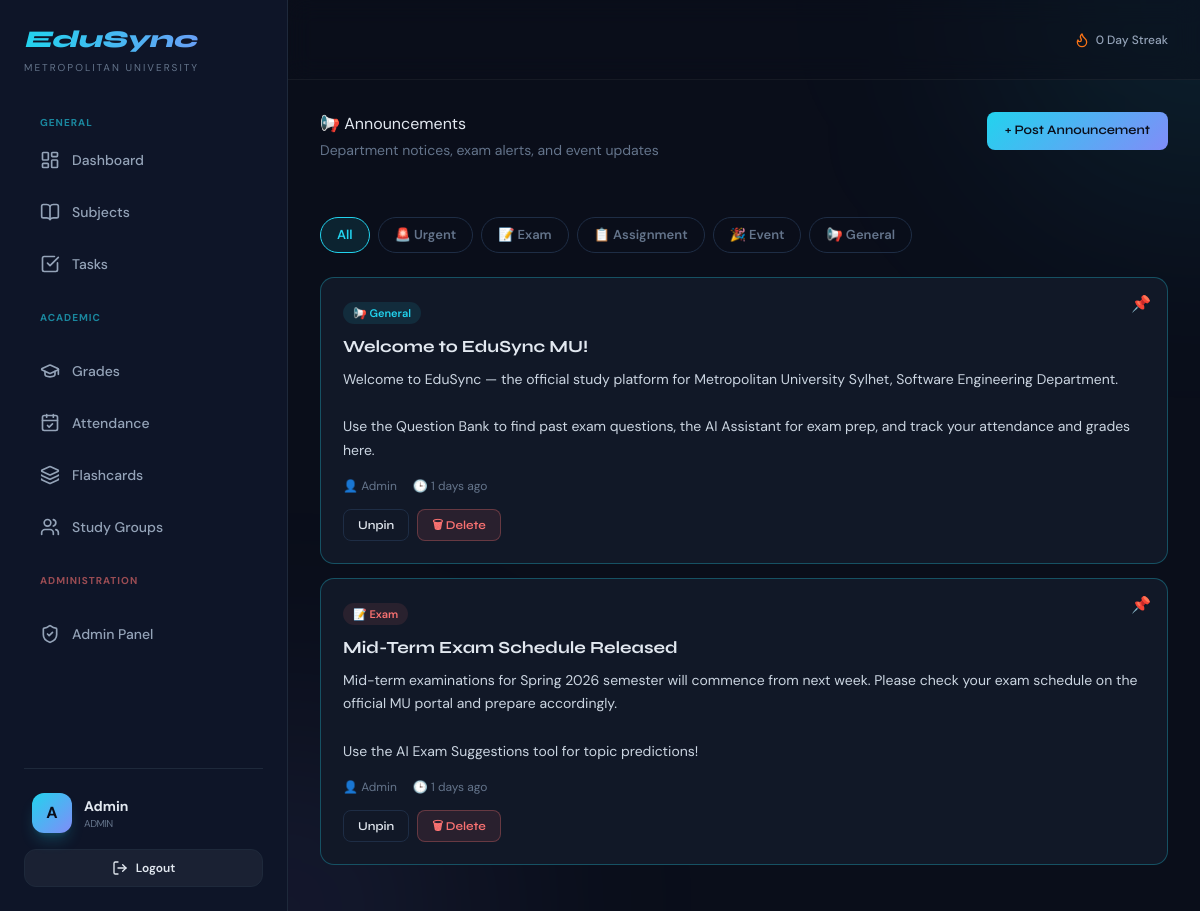
Page /announcements (signed in) on the committed database.
### tables this page shows
CREATE TABLE users (
    id INT AUTO_INCREMENT PRIMARY KEY,
    name VARCHAR(100) NOT NULL,
    email VARCHAR(150) NOT NULL UNIQUE,
    password VARCHAR(255) NOT NULL,
    avatar VARCHAR(255) DEFAULT 'default.png',
    student_id VARCHAR(30),
    batch VARCHAR(20),
    semester INT DEFAULT 1,
    department VARCHAR(100) DEFAULT 'Software Engineering',
    bio TEXT,
    streak INT DEFAULT 0,
    last_active DATE,
    role ENUM('student','admin') DEFAULT 'student',
    created_at TIMESTAMP DEFAULT CURRENT_TIMESTAMP
);

CREATE TABLE IF NOT EXISTS announcements (
    id INT AUTO_INCREMENT PRIMARY KEY,
    user_id INT NOT NULL,
    title VARCHAR(255) NOT NULL,
    content TEXT NOT NULL,
    type ENUM('general','exam','assignment','event','urgent') DEFAULT 'general',
    target_semester INT DEFAULT 0,
    is_pinned BOOLEAN DEFAULT FALSE,
    expires_at DATE NULL,
    created_at TIMESTAMP DEFAULT CURRENT_TIMESTAMP,
    FOREIGN KEY (user_id) REFERENCES users(id) ON DELETE CASCADE
);

### app/Views/pages/announcements.php (the view, shortened to what the rows shown need)
<?php
$currentPage = 'announcements';
$typeColors = [
    'general'    => ['#22d3ee','rgba(34,211,238,.1)','📢'],
    'exam'       => ['#f87171','rgba(248,113,113,.1)','📝'],
    'assignment' => ['#818cf8','rgba(129,140,248,.1)','📋'],
    'event'      => ['#34d399','rgba(52,211,153,.1)','🎉'],
    'urgent'     => ['#fbbf24','rgba(251,191,36,.15)','🚨'],
];
?>
<div class="topbar">
    <div>
        <div class="page-title">📢 Announcements</div>
        <div class="page-sub">Department notices, exam alerts, and event updates</div>
    </div>
    <?php if ($isAdmin): ?>
    <button class="btn btn-primary" onclick="document.getElementById('postModal').classList.add('open')">+ Post Announcement</button>
    <?php endif; ?>
</div>
<div class="filter-tabs">
    <button class="tab active" onclick="filterAnn('all',this)">All</button>
    <button class="tab" onclick="filterAnn('urgent',this)">🚨 Urgent</button>
    <button class="tab" onclick="filterAnn('exam',this)">📝 Exam</button>
    <button class="tab" onclick="filterAnn('assignment',this)">📋 Assignment</button>
    <button class="tab" onclick="filterAnn('event',this)">🎉 Event</button>
    <button class="tab" onclick="filterAnn('general',this)">📢 General</button>
</div>
<?php if (empty($announcements)): ?>
<div class="empty-state">
    <div style="font-size:40px;margin-bottom:12px;">📭</div>
    <div>No announcements yet.</div>
    <?php if ($isAdmin): ?>
    <div style="margin-top:10px;"><button onclick="document.getElementById('postModal').classList.add('open')" class="btn btn-primary btn-sm">Post First Announcement</button></div>
    <?php endif; ?>
</div>
<?php else: ?>
<div id="annList">
<?php foreach ($announcements as $a):
    [$tColor, $tBg, $tIcon] = $typeColors[$a['type']] ?? $typeColors['general'];
    $isUrgent = $a['type'] === 'urgent';
?>
<div class="ann-card <?= $a['is_pinned']?'pinned':'' ?> <?= $isUrgent?'urgent-type':'' ?>" data-type="<?= $a['type'] ?>">
    <?php if ($a['is_pinned']): ?><div class="pin-flag">📌</div><?php endif; ?>
    <div class="ann-type-badge" style="background:<?= $tBg ?>;color:<?= $tColor ?>"><?= $tIcon ?> <?= ucfirst($a['type']) ?></div>
    <div class="ann-title"><?= htmlspecialchars($a['title']) ?></div>
    <div class="ann-content"><?= htmlspecialchars($a['content']) ?></div>
    <div class="ann-meta">
        <span>👤 <?= htmlspecialchars($a['posted_by']) ?></span>
        <span>🕒 <?= App\timeAgo($a['created_at']) ?></span>
    </div>
    <?php if ($isAdmin): ?>
    <div class="ann-actions">
        <form action="/announcements/pin" method="POST" style="display:inline">
            <button type="submit" class="btn btn-outline btn-sm"><?= $a['is_pinned']?'Unpin':'📌 Pin' ?></button>
        </form>
        <form action="/announcements/delete" method="POST" style="display:inline" onsubmit="return confirm('Delete this announcement?')">
            <button type="submit" class="btn btn-danger btn-sm">🗑 Delete</button>
        </form>
    </div>
    <?php endif; ?>
</div>
<?php endforeach; ?>
</div>
<?php endif; ?>

### app/Views/layouts/layout.php (shortened to what the rows shown need)
<!DOCTYPE html>
<html lang="en" class="dark">
<head>
    <script src="https://cdn.tailwindcss.com"></script>
    <link rel="stylesheet" href="/assets/css/style.css">
</head>
<body class="bg-[#0a0e1a] text-slate-200 font-sans antialiased min-h-screen" x-data="{ sidebarOpen: true }">
    <div class="flex">
        <?php if (isset($user) && $user): ?>
            <aside
                class="fixed inset-y-0 left-0 z-50 w-72 bg-[#0f172a]/95 backdrop-blur-xl border-r border-slate-800 transition-transform duration-300 transform lg:translate-x-0 lg:static lg:inset-0"
                :class="sidebarOpen ? 'translate-x-0' : '-translate-x-full'"
            >
                <div class="flex flex-col h-full p-6">
                    <div class="mb-10">
                        <h1 class="font-syne text-2xl font-extrabold bg-gradient-to-r from-accent-cyan to-accent-purple bg-clip-text text-transparent italic">
                        </h1>
                        <p class="text-[10px] text-slate-500 uppercase tracking-[0.2em] mt-1">METROPOLITAN UNIVERSITY</p>
                    </div>
                    <nav class="flex-1 space-y-2 overflow-y-auto pr-2 custom-scrollbar">
                        <div class="text-[10px] font-bold text-accent-cyan uppercase tracking-widest px-4 mb-2 opacity-60">General</div>
                        <a href="/dashboard" class="flex items-center gap-3 px-4 py-3 rounded-xl transition-all duration-200 group <?php echo ($currentPage ?? '') === 'dashboard' ? 'nav-link-active' : 'text-slate-400 hover:bg-white/5 hover:text-white'; ?>">
                            <i data-lucide="layout-dashboard" class="w-5 h-5"></i>
                            <span class="text-sm font-medium">Dashboard</span>
                        </a>
                        <a href="/subjects" class="flex items-center gap-3 px-4 py-3 rounded-xl transition-all duration-200 group <?php echo ($currentPage ?? '') === 'subjects' ? 'nav-link-active' : 'text-slate-400 hover:bg-white/5 hover:text-white'; ?>">
                            <i data-lucide="book-open" class="w-5 h-5"></i>
                            <span class="text-sm font-medium">Subjects</span>
                        </a>
                        <a href="/tasks" class="flex items-center gap-3 px-4 py-3 rounded-xl transition-all duration-200 group <?php echo ($currentPage ?? '') === 'tasks' ? 'nav-link-active' : 'text-slate-400 hover:bg-white/5 hover:text-white'; ?>">
                            <i data-lucide="check-square" class="w-5 h-5"></i>
                            <span class="text-sm font-medium">Tasks</span>
                        </a>
                        <div class="pt-4 pb-2">
                            <div class="text-[10px] font-bold text-accent-cyan uppercase tracking-widest px-4 mb-2 opacity-60">Academic</div>
                        </div>
                        <a href="/grades" class="flex items-center gap-3 px-4 py-3 rounded-xl transition-all duration-200 group <?php echo ($currentPage ?? '') === 'grades' ? 'nav-link-active' : 'text-slate-400 hover:bg-white/5 hover:text-white'; ?>">
                            <i data-lucide="graduation-cap" class="w-5 h-5"></i>
                            <span class="text-sm font-medium">Grades</span>
                        </a>
                        <a href="/attendance" class="flex items-center gap-3 px-4 py-3 rounded-xl transition-all duration-200 group <?php echo ($currentPage ?? '') === 'attendance' ? 'nav-link-active' : 'text-slate-400 hover:bg-white/5 hover:text-white'; ?>">
                            <i data-lucide="calendar-check" class="w-5 h-5"></i>
                            <span class="text-sm font-medium">Attendance</span>
                        </a>
                        <a href="/flashcards" class="flex items-center gap-3 px-4 py-3 rounded-xl transition-all duration-200 group <?php echo ($currentPage ?? '') === 'flashcards' ? 'nav-link-active' : 'text-slate-400 hover:bg-white/5 hover:text-white'; ?>">
                            <i data-lucide="layers" class="w-5 h-5"></i>
                            <span class="text-sm font-medium">Flashcards</span>
                        </a>
                        <a href="/groups" class="flex items-center gap-3 px-4 py-3 rounded-xl transition-all duration-200 group <?php echo ($currentPage ?? '') === 'groups' ? 'nav-link-active' : 'text-slate-400 hover:bg-white/5 hover:text-white'; ?>">
                            <i data-lucide="users" class="w-5 h-5"></i>
                            <span class="text-sm font-medium">Study Groups</span>
                        </a>
                        <?php if ($this->session->userRole() === 'admin'): ?>
                            <div class="pt-4 pb-2">
                                <div class="text-[10px] font-bold text-red-400 uppercase tracking-widest px-4 mb-2 opacity-60">Administration</div>
                            </div>
                            <a href="/admin" class="flex items-center gap-3 px-4 py-3 rounded-xl transition-all duration-200 group <?php echo ($currentPage ?? '') === 'admin' ? 'nav-link-active' : 'text-slate-400 hover:bg-white/5 hover:text-white'; ?>">
                                <i data-lucide="shield-check" class="w-5 h-5"></i>
                                <span class="text-sm font-medium">Admin Panel</span>
                            </a>
                        <?php endif; ?>
                    </nav>
                    <div class="mt-auto pt-6 border-t border-slate-800">
                        <div class="flex items-center gap-3 px-2 mb-4">
                            <div class="w-10 h-10 rounded-xl bg-gradient-to-br from-accent-cyan to-accent-purple flex items-center justify-center font-bold text-dark-bg shadow-lg shadow-accent-cyan/20">
                                <?php echo strtoupper(substr($user['name'] ?? 'U', 0, 1)); ?>
                            </div>
                            <div class="flex-1 min-w-0">
                                <p class="text-sm font-bold truncate"><?php echo htmlspecialchars($user['name'] ?? ''); ?></p>
                                <p class="text-[10px] text-slate-500 truncate uppercase tracking-tighter"><?php echo htmlspecialchars($user['role'] ?? 'Student'); ?></p>
                            </div>
                        </div>
                        <a href="/logout" class="flex items-center justify-center gap-2 px-4 py-2.5 rounded-xl border border-slate-800 bg-white/5 hover:bg-red-500/10 hover:border-red-500/20 hover:text-red-400 transition-all duration-200 text-xs font-semibold">
                            <i data-lucide="log-out" class="w-4 h-4"></i>
                            Logout
                        </a>
                    </div>
                </div>
            </aside>
            <div class="flex-1 flex flex-col min-h-screen relative overflow-hidden">
                <div class="absolute top-0 right-0 -z-10 w-96 h-96 bg-accent-cyan/10 blur-[120px] rounded-full translate-x-1/2 -translate-y-1/2"></div>
                <header class="h-20 flex items-center justify-between px-8 bg-[#0a0e1a]/50 backdrop-blur-md sticky top-0 z-40 border-b border-white/5">
                    <div class="flex-1 flex items-center justify-end gap-6">
                        <div class="hidden md:flex items-center gap-4 text-xs font-medium text-slate-400">
                            <span class="flex items-center gap-1.5"><i data-lucide="flame" class="w-4 h-4 text-orange-500"></i> <?php echo $user['streak'] ?? 0; ?> Day Streak</span>
                        </div>
                    </div>
                </header>
                <main class="flex-1 p-8">
                    <div class="animate-in fade-in duration-700">
                        <?php echo $content; ?>
                    </div>
                </main>
            </div>
        <?php endif; ?>
    </div>
</body>
</html>

### rows in the picture
users: name "A", name "Admin", role "ADMIN", streak "0"
announcements: tIcon "📢", type "General", title "Welcome to EduSync MU!", content "Welcome to EduSync — the official study platform for Metropolitan University Sylhet, Software Engineering Department. Use the Question Bank to find past exam questions, the AI Assistant for exam prep, and track your attendance and grades here.", user.name "Admin", created_at "1 days ago", is_pinned "Unpin"
announcements: tIcon "📝", type "Exam", title "Mid-Term Exam Schedule Released", content "Mid-term examinations for Spring 2026 semester will commence from next week. Please check your exam schedule on the official MU portal and prepare accordingly. Use the AI Exam Suggestions tool for topic predictions!", user.name "Admin", created_at "1 days ago", is_pinned "Unpin"
